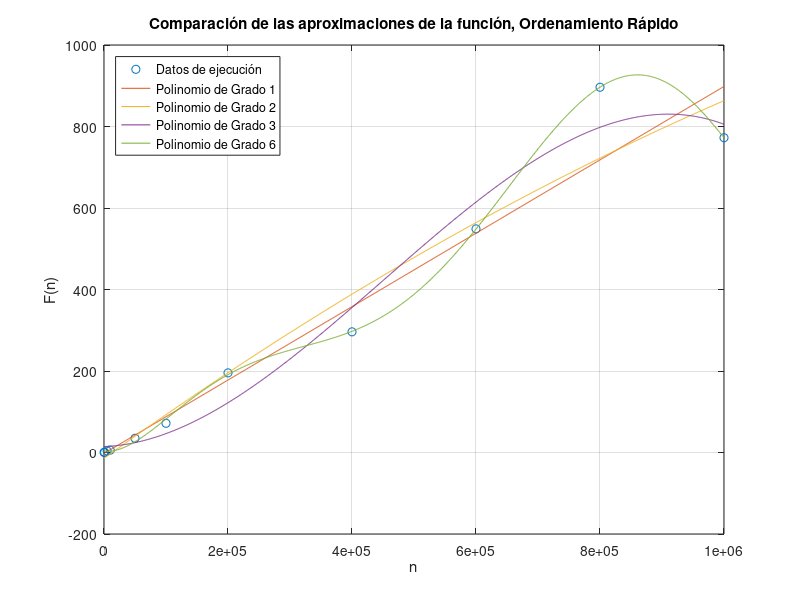

Here is the MATLAB script that generated this plot:
clc
close all
%%VALORES DE X 
x=[100 
1000
5000
10000
50000
100000
200000
400000
600000
800000
1000000
];
 
%%VALORES DE Y = F(x) en Milisegundos
y=[0.2069473
0.5970001
3.8108826
5.8128834
34.8770618
71.7039108
195.3759193
296.1168289
548.7711430
896.3379860
772.4988461
];

%%OBTENER UN POLINOMIO QUE SE AJUSTE A LOS PUNTOS X Y Y
n=1; 				%%GRADO DEL POLINOMIO DE AJUSTE
p=polyfit(x,y,n)	%%FUNCION QUE REALIZA EL AJUSTE POLINOMIAL

n=2; 				%%GRADO DEL POLINOMIO DE AJUSTE
p2=polyfit(x,y,n)	%%FUNCION QUE REALIZA EL AJUSTE POLINOMIAL

n=3; 				%%GRADO DEL POLINOMIO DE AJUSTE
p3=polyfit(x,y,n)	%%FUNCION QUE REALIZA EL AJUSTE POLINOMIAL

n=6; 				%%GRADO DEL POLINOMIO DE AJUSTE
p4=polyfit(x,y,n)	%%FUNCION QUE REALIZA EL AJUSTE POLINOMIAL

%%SE CREA UN ESPACIO PARA REALIZAR UNA GRAFICA EN 
%%DONDE SE COMPARA LA CURVA AJUSTADA CONTRA LOS 
%%VALORES EXPERIMENTALES
xi=linspace(0,1000000,1000);      %%ESPACIO DE PUNTOS PARA Xi
z=polyval(p,xi);				%%EVALUACION DEL POLINOMIO P EN EL ESPACIO Xi

xi=linspace(0,1000000,1000);      %%ESPACIO DE PUNTOS PARA Xi
z2=polyval(p2,xi);				%%EVALUACION DEL POLINOMIO P EN EL ESPACIO Xi

xi=linspace(0,1000000,1000);      %%ESPACIO DE PUNTOS PARA Xi
z3=polyval(p3,xi);				%%EVALUACION DEL POLINOMIO P EN EL ESPACIO Xi

xi=linspace(0,1000000,1000);      %%ESPACIO DE PUNTOS PARA Xi
z4=polyval(p4,xi);				%%EVALUACION DEL POLINOMIO P EN EL ESPACIO Xi

%%SE REALIZA LA FIGURA CORRESPONDIENTE
figure(1);
%%plot(x,y,'o',xi,z,'-'),grid;
plot(x,y,'o',xi,z,xi,z2,xi,z3,xi,z4),grid;
ylabel('F(n)');
xlabel('n');
title('Comparación de las aproximaciones de la función, Ordenamiento Rápido');
legend('Datos de ejecución','Polinomio de Grado 1','Polinomio de Grado 2','Polinomio de Grado 3', 'Polinomio de Grado 6');
legend("Location", "northwest")

